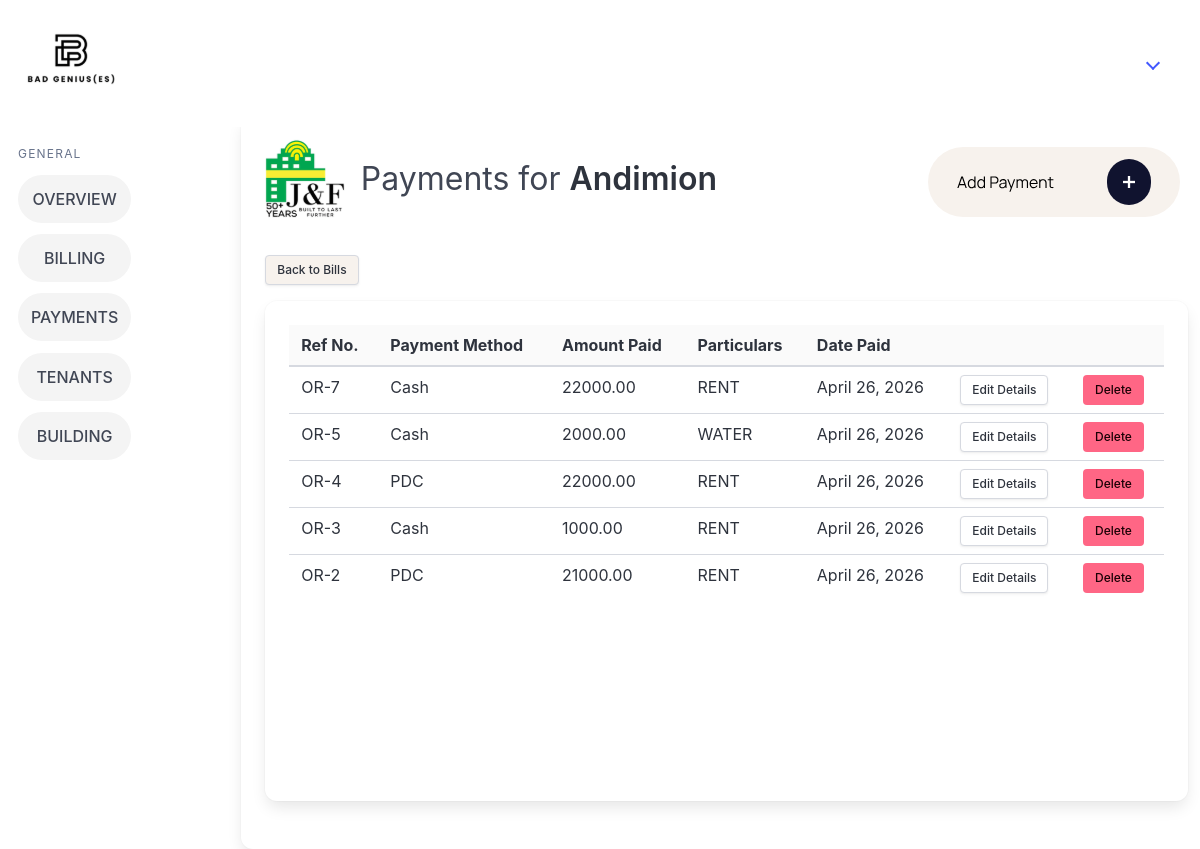
/view_payments/2/, run on an earlier commit of the app's database.
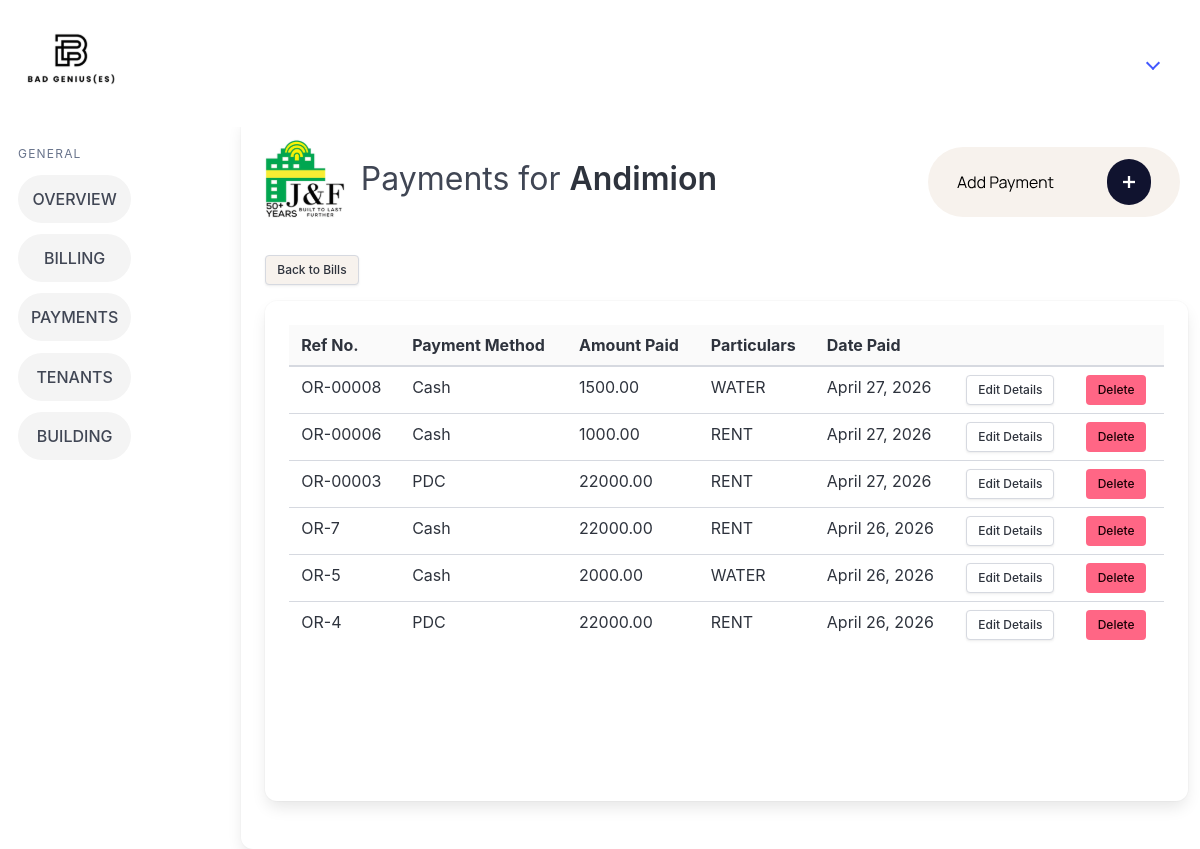
And on a later commit of the database.
### billingApp/models.py (models this page shows, shortened)
class Tenant(models.Model):
    companyName = models.CharField(max_length=100, null=True, blank=True)
    contactPerson = models.CharField(max_length=100)
    phoneNumber = models.CharField(max_length=12)
    email = models.CharField(max_length=50)
    carryover_balance = models.DecimalField(max_digits=12, decimal_places=2, default=Decimal('0.00'))
    modified_by = models.ForeignKey("Account", on_delete=models.SET_NULL, null=True, blank=True, related_name="+")
    modified_at = models.DateTimeField(auto_now=True, null=True, blank=True)
    objects = models.Manager

class Payment(models.Model):
    paymentMethodChoices = [
        ('CASH', 'Cash'),
        ('BANK_TRANSFER', 'Bank Transfer'),
        ('PDC', 'PDC'),]
    billingID = models.ForeignKey(BillingRecord, on_delete=models.CASCADE)
    tenantID = models.ForeignKey(Tenant, on_delete=models.CASCADE)
    modified_by = models.ForeignKey("Account", on_delete=models.SET_NULL, null=True, blank=True, related_name="+")
    modified_at = models.DateTimeField(auto_now=True, null=True, blank=True)
    datePaid = models.DateField()
    referenceNumber = models.CharField(max_length=50)
    verificationStatus = models.BooleanField(default=False)
    amountPaid = models.DecimalField(max_digits=12, decimal_places=2)
    subAccountName = models.CharField(max_length=50, null=True, blank=True)
    proofOfPayment = models.FileField(upload_to='proof_of_payment/', null=True, blank=True)
    paymentMethod = models.CharField(max_length=20, choices=paymentMethodChoices, null=True, blank=True)

### billingApp/views.py (the view)
# urls.py: path('view_payments/<int:pk>/', views.view_payments, name='view_payments'),
def view_payments(request, pk):
    tenant = get_object_or_404(Tenant, pk=pk)
    payments = Payment.objects.filter(tenantID=tenant).order_by("-id")
    for payment in payments:
        bill = BillingRecord.objects.filter(id=payment.billingID_id).first()
        payment.billingFor = bill.billingFor if bill else "N/A"
        payment.subAccountName = bill.billingFor if bill else "N/A"
    if not (tenant.companyName or "").strip():
        tenant.companyName_display = tenant.contactPerson
    else:
        tenant.companyName_display = tenant.companyName
    return render(request, 'billingApp/view_payments.html', {"tenant": tenant, "payments": payments})

### billingApp/templates/billingApp/view_payments.html (shortened to what this page needs)
{% extends 'billingApp/base.html' %} {% load static %} {% block logo %}
<div class="card card1">
  <div class="card-content">
    <div class="columns is-4">
      <div class="column is-1">
      </div>
      <div class="column">
        <h1 class="is-size-3 pt-4 pl-4">
          Payments for
          <strong>{{ tenant.companyName_display }}</strong>
        </h1>
      </div>
      {% endblock %} {% block content %}
      <a href="{% url 'add_payment' pk=tenant.id %}" class="p-5">
      </a>
    </div>
    <div class="is-right pb-4">
      <a href="{% url 'view_bills' pk=tenant.id %}" class="button is-small is-right" style="background-color: #f7f2ed">
        Back to Bills
      </a>
    </div>
    <div class="card card3">
      <div class="card-content">
        <table class="table is-fullwidth">
          <thead>
            <tr>
              <th>Ref No.</th>
              <th>Payment Method</th>
              <th>Amount Paid</th>
              <th>Particulars</th>
              <th>Date Paid</th>
              <th></th>
              <th></th>
            </tr>
          </thead>
          <tbody>
            {% for payment in payments %}
            <tr>
              <td>{{ payment.referenceNumber }}</td>
              <td>{{ payment.get_paymentMethod_display }}</td>
              <td>{{ payment.amountPaid }}</td>
              <td>{{ payment.subAccountName }}</td>
              <td>{{ payment.datePaid }}</td>
              <td>
                <a href="{% url 'payment_details' pk=payment.pk %}" class="button is-small">Edit Details</a>
              </td>
              <td>
                <a href="{% url 'delete_payment' pk=payment.pk %}" class="button is-small is-danger">Delete</a>
              </td>
            </tr>
            {% endfor %}
          </tbody>
        </table>
      </div>
    </div>
       {% endblock %}

### billingApp/templates/billingApp/base.html (shortened to what this page needs)
{% load static %}
<!doctype html>
<html lang="en">
  <head>
    <link rel="stylesheet" href="{% static 'billingApp/css/style.css' %}" />
    <link rel="stylesheet" href="https://cdn.jsdelivr.net/npm/bulma@1.0.4/css/bulma.min.css" />
  </head>
  <body>
    <nav class="navbar p-5" role="navigation" aria-label="main navigation">
      <div class="navbar-brand">
        <a class="" href="{% url 'home_page' %}">
        </a>
      </div>
      <div id="navbarBasicExample" class="navbar-menu">
        <div class="navbar-end">
          <div class="navbar-item has-dropdown is-hoverable">
            <a class="navbar-link">{{ user.username }}</a>
          </div>
        </div>
      </div>
    </nav>
    <div class="columns">
      <aside class="menu">
        <p class="menu-label">General</p>
        <ul class="menu-list">
          <li><a href="{% url 'home_page' %}" class="sidebarItems button is-light is-rounded is-fullwidth">OVERVIEW</a></li>
          <li><a href="{% url 'billing_records_main' %}" class="sidebarItems button is-light is-rounded is-fullwidth">BILLING</a></li>
          <li><a href="{% url 'payments_main' %}" class="sidebarItems button is-light is-rounded is-fullwidth">PAYMENTS</a></li>
          <li><a href="{% url 'tenants_main' %}" class="sidebarItems button is-light is-rounded is-fullwidth">TENANTS</a></li>
          <li><a href="{% url 'buildings_main' %}" class="sidebarItems button is-light is-rounded is-fullwidth">BUILDING</a></li>
        </ul>
      </aside>
      {% block logo %}{% endblock %} {% block content %} {% endblock %}
  </body>
</html>

### billingApp/static/billingApp/css/style.css (style rules this page uses)
.menu { position: sticky; display: inline-block; vertical-align: top; max-height: 100vh; overflow-y: auto; width: 200px; top: 0; bottom: 0; padding: 30px; }
.menu .menu-list li { margin-bottom: 0.7rem; }
.menu .menu-list li a { padding: 0.75rem 0.9rem; }
.card1 { margin-left: 80px !important; width: 1200px !important; }
.card3 { min-height: 500px !important; }
thead { background-color: #fafafa !important; }
.sidebarItems { background-color: #f4f4f4 !important; }

What changed in the data, as far as the page shows it:
removed Payment: referenceNumber "OR-3", paymentMethod "Cash", amountPaid "1000.00", subAccountName "RENT", datePaid "April 26, 2026"
removed Payment: referenceNumber "OR-2", paymentMethod "PDC", amountPaid "21000.00", subAccountName "RENT", datePaid "April 26, 2026"
added Payment: referenceNumber "OR-00008", paymentMethod "Cash", amountPaid "1500.00", subAccountName "WATER", datePaid "April 27, 2026"
added Payment: referenceNumber "OR-00006", paymentMethod "Cash", amountPaid "1000.00", subAccountName "RENT", datePaid "April 27, 2026"
added Payment: referenceNumber "OR-00003", paymentMethod "PDC", amountPaid "22000.00", subAccountName "RENT", datePaid "April 27, 2026"
